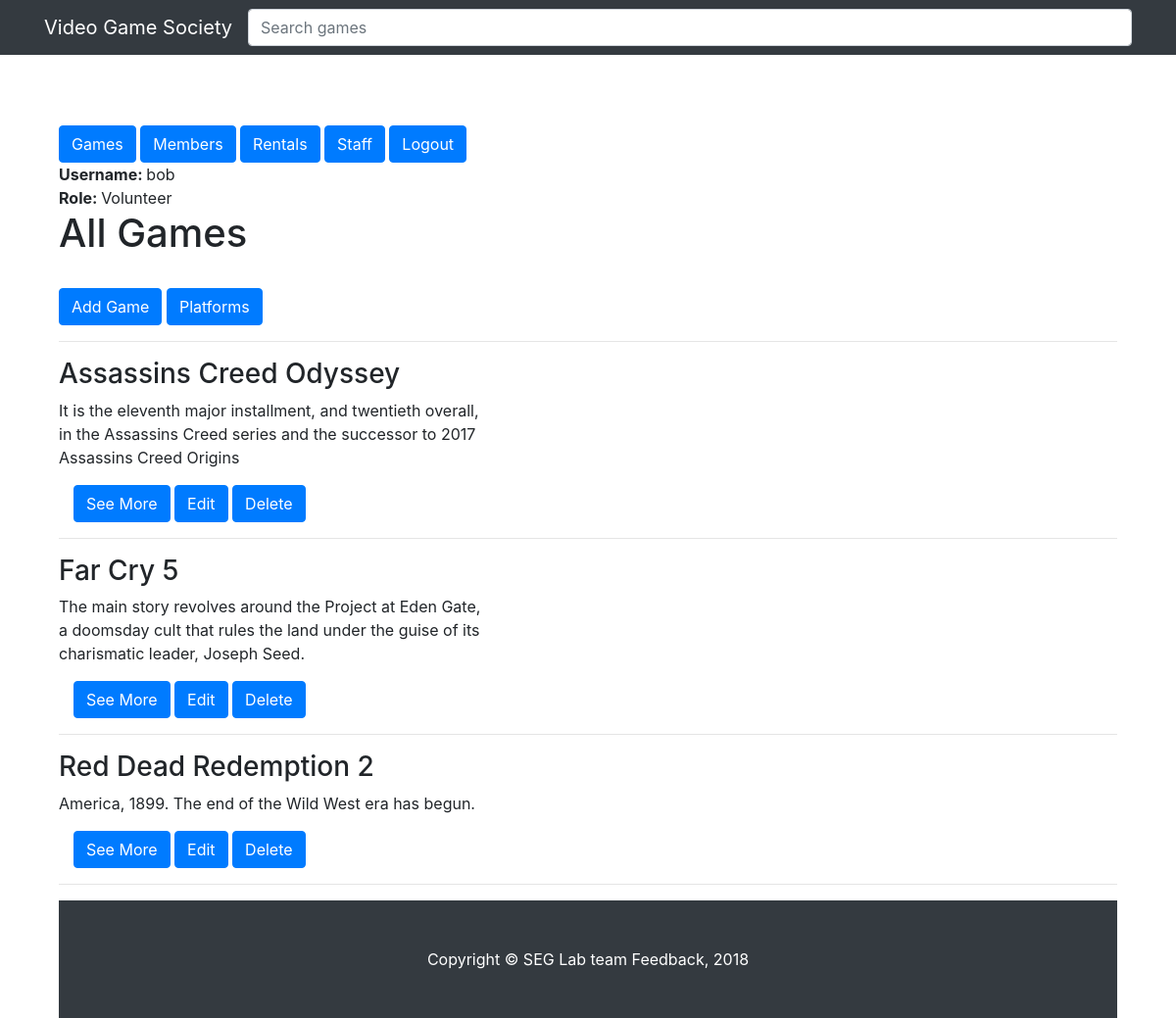
/public/games/index.php (signed in), run on the app's committed database.
### tables this page shows
CREATE TABLE Games(
                    Game_ID      INT         NOT NULL AUTO_INCREMENT,
                    Title        VARCHAR(32) NOT NULL,
                    Genre        VARCHAR(32),
                    Release_Year DATE        NOT NULL,
                    Description  VARCHAR(1024),
                    FormatOfGame VARCHAR(9),
                    Value        INT         NOT NULL,
                    isAvailable  BOOLEAN     NOT NULL,
                    
                        
                    image        VARCHAR(1024),
                    ratings      VARCHAR(255),
                    
                    PRIMARY KEY (Game_ID)

);

### private/db_functions.php (called while the page is built, shortened)
<?php
    function find_all_games() {
        global $db;
        $sql = "SELECT * FROM Games ";
        $sql .= "ORDER BY Game_ID DESC";
        $result = mysqli_query($db, $sql);
    return $result;
  }
?>

### private/functions.php (called while the page is built, shortened)
<?php
function url_for($script_path) {
  if($script_path[0] != '/') {
    $script_path = "/" . $script_path;
  }
  return WWW_ROOT . $script_path;
}
function u($string="") {
  return urlencode($string);
}
function h($string="") {
  return htmlspecialchars($string);
}
?>

### public/games/index.php (the view)
<?php require_once('../../private/initialize.php'); ?>
<?php include(SHARED_PATH . '/header.php'); ?>
   <h1>All Games</h1>
     <div class="actions">
     <br>
        <a class="btn btn-primary" href="./new.php">Add Game</a>
        <a class="btn btn-primary" href="./platforms.php">Platforms</a>
    </div>
    <hr/>
    <?php
    if(is_post_request()) {
       $input = $_POST['searchValue'] ?? '';
       $sql = "SELECT * FROM Games ";
       $sql .= "WHERE Title like '%$input%' || Genre like '%$input%' || Description like '%$input%'";
       $sql .= "ORDER BY Game_ID DESC";
       $result = mysqli_query($db, $sql);
       confirm_result_set($result);
       if($input == '')
            $result = find_all_games();
    }else  $result = find_all_games();
    ?>
    <?php while($game = mysqli_fetch_assoc($result)){ ?>
      <div class="row">
        <div class="col-md-5">
          <h3><?php echo h($game['Title']); ?></h3>
          <p><?php echo ($game['Description']) ?></p>
          <div class= "col">
                <a class="btn btn-primary" href="<?php echo url_for('./games/show.php?id=' . h(u($game['Game_ID']))); ?>"> See More</a>
                <a class="btn btn-primary" href="<?php echo url_for('./games/edit.php?id=' . h(u($game['Game_ID']))); ?>">Edit</a>
                <a class="btn btn-primary" href="<?php echo url_for('./games/delete.php?id=' . h(u($game['Game_ID']))); ?>">Delete</a>
          </div>
        </div>
      </div>
    <hr/>
    <?php }?>
<?php include(SHARED_PATH . '/footer.php'); ?>

### public/css/gameList.css (style rules this page uses)
body { padding-top: 54px; }
@media (min-width: 992px) { body { padding-top: 56px; } }

### private/shared/header.php (style rules this page uses)
body { width:90%; margin: 0 auto; }

### data on the page
games: Title "Assassins Creed Odyssey", Description "It is the eleventh major installment, and twentieth overall, in the Assassins Creed series and the successor to 2017 Assassins Creed Origins"
games: Title "Far Cry 5", Description "The main story revolves around the Project at Eden Gate, a doomsday cult that rules the land under the guise of its charismatic leader, Joseph Seed."
games: Title "Red Dead Redemption 2", Description "America, 1899. The end of the Wild West era has begun."

### other printed values
$_SESSION['username'] "bob"
$_SESSION['role'] "Volunteer"
